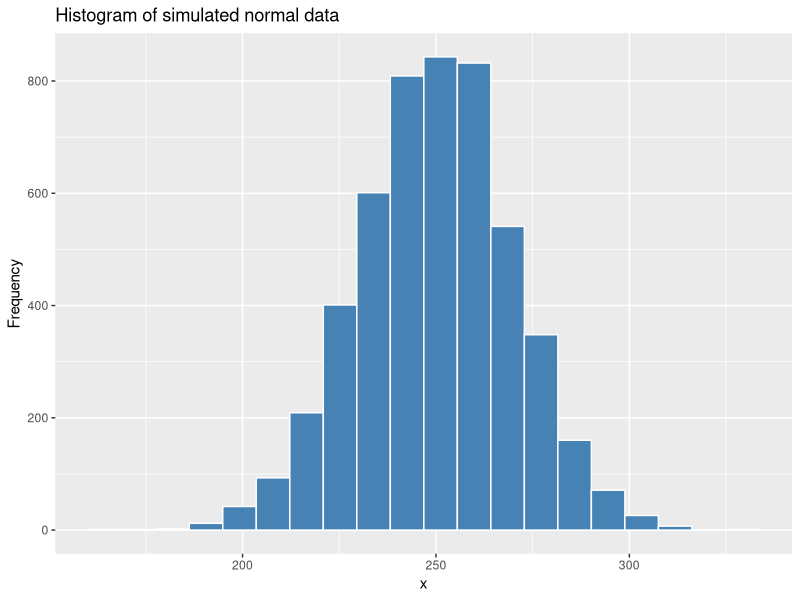

The R script that drew this image:
## ---- chunk 1
knitr::opts_chunk$set(warning = FALSE, message = FALSE)
## ---- chunk 2
library(ggplot2) # for ggplot() function
## ---- chunk 3
population_mean <- 250 
population_sd <- 20 
## ---- chunk 4
random_number <- 234 # this can be any number
set.seed(random_number)

nbr_x <- 5000 # number of simulated values 
r_data <- rnorm(nbr_x, population_mean, population_sd) 
head(r_data, 10) # look at first 10 sampled values
## ---- chunk 5
ggplot() +
  geom_histogram(aes(r_data), bins = 20, color = 'white', fill = 'steelblue') +
  labs(x = "x", y = 'Frequency', title = "Histogram of simulated normal data")
## ---- chunk 6
# Calculate the sample mean  
sample_mean <- mean(r_data) 
cat(paste0('Sample Mean: ',round(sample_mean,3)))
## ---- chunk 7
# Calculate the sample standard deviation (s)
sample_var <- var(r_data) # first calculate the sample variance
s <- sqrt(sample_var) 
cat(paste0('Sample Standard Deviation: ',round(s, 3)))

